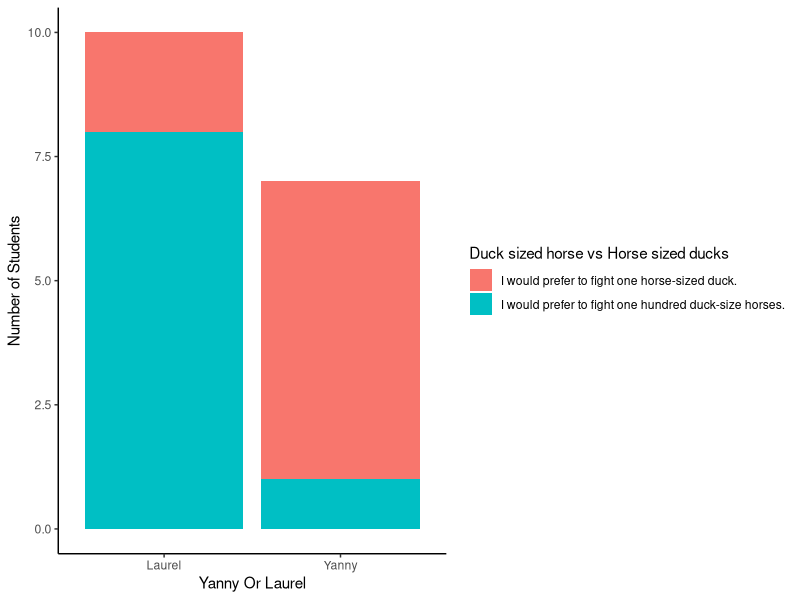
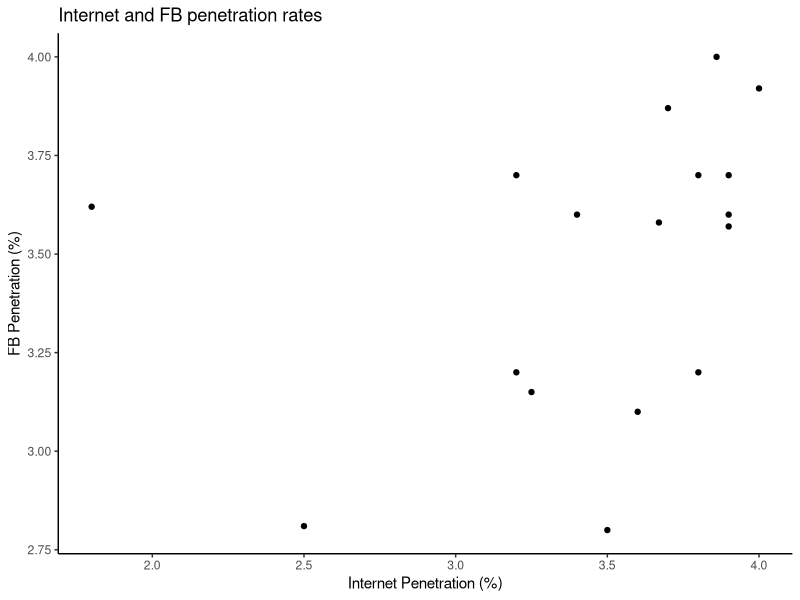

R code for these plots, in order:
library(dplyr)
library(ggplot2)
library(readr)


# 1
happiness <- tribble(~Income, ~NotTooHappy, ~PrettyHappy, ~VeryHappy, "Above Average", 26, 233, 164, "Average", 117, 473, 293, "Below Average", 172, 383, 132)
View(happiness)


# 2 (Had to save locally, link was giving 404)
survey <- read_delim("../CSC-315_survey.csv",
                     escape_double = FALSE, trim_ws = TRUE, delim=",")
View(survey)


# 3
survey.3.x <- survey$YannyOrLaurel
survey.3.y <- survey$Fight
chart.3 <- ggplot() + geom_bar(aes(x = survey.3.x, fill = survey.3.y)) + 
  labs(x = "Yanny Or Laurel", y="Number of Students", fill = "Duck sized horse vs Horse sized ducks") + 
  theme_classic()
View(chart.3)


# 4
t <- table(survey$Fight, survey$YannyOrLaurel)

# 4a
t.4a <- prop.table(t, margin = 2)
View(t.4a)
# ~86% Of Yanny chose horse-sized duck

# 4b
t.4b <- prop.table(t, margin = 1)
View(t.4b)
# 75% Of Horse-sized ducks were Yanny


# 5
t.hsGPA <- survey$hsGPA
t.collegeGPA <- survey$collegeGPA
t.5 <- ggplot()  + geom_point(aes(t.hsGPA, t.collegeGPA)) +
  theme_classic() + 
  labs(x = "Internet Penetration (%)", y = "FB Penetration (%)",
       title = "Internet and FB penetration rates")
View(t.5)
